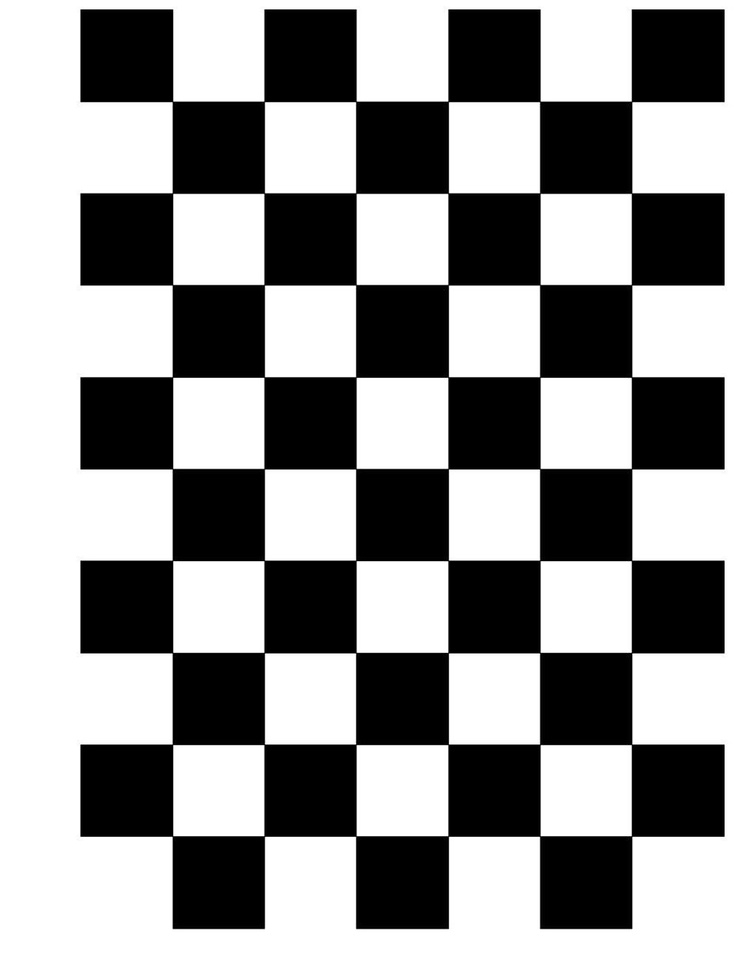
#> input picture images/fP0Im.jpg, 734 x 961 px, shrunk from 929 x 1216 before the run, found by its file name
$ python harris-corner-detection.py
#> lines starting #> are read from the running program, lines starting #| are printed output that depends on the picture; after the words box and inside, x2 and y2 are one past the last pixel; in counts of white or black regions, pixels touching at a corner belong together
### blur.py
import cv2 as cv
import numpy as np
from fractions import Fraction as frac
import copy

def blur(img):
    '''
    blurs input image

    '''

    img = copy.copy(img)

    kernel = np.ones(shape=(3,3))

    imgy, imgx = np.shape(img)

    blur_img = np.zeros(shape=(imgy, imgx))

    row, col = np.shape(kernel)

    blur = frac(1, col * row) * kernel # Blurring kernel

    for y in range(imgy - (row + 1)):
        for x in range(imgx - (col + 1)):

            blur_img[y, x] = np.sum(np.multiply(blur, img[y:y+row, x:x+col]))

    print("Done blurring")
    return blur_img

### GrassFire.py
import copy


def GrassFire(img):
    """ Only input binary images of 0 and 255 """
    mask = copy.copy(img)

    h, w = mask.shape[:2]
    h = h-1
    w = w-1

    save_array = []
    zero_array = []
    blob_array = []
    temp_cord = []

    for y in range(h):
        for x in range(w):
            if mask.item(y, x) == 0 and x <= h:
                zero_array.append(mask.item(y, x))
            elif mask.item(y, x) == 0 and x >= w:
                zero_array.append(mask.item(y, x))

    # Looping if x == 1, and some pixels has to be burned
            while mask.item(y, x) > 0 or len(save_array) > 0:
                mask.itemset((y, x), 0)
                temp_cord.append([y, x])

                if mask.item(y - 1, x) > 0:
                    if [y - 1, x] not in save_array:
                        save_array.append([y - 1, x])

                if mask.item(y, x - 1) > 0:
                    if [y, x - 1] not in save_array:
                        save_array.append([y, x - 1])

                if mask.item(y + 1, x) > 0:
                    if [y + 1, x] not in save_array:
                        save_array.append([y + 1, x])

                if mask.item(y, x + 1) > 0:
                    if [y, x + 1] not in save_array:
                        save_array.append([y, x + 1])

                if len(save_array) > 0:
                    y, x = save_array.pop()

                else:
                    blob_array.append(temp_cord)
                    temp_cord = []
                    break

    return blob_array

### harris-corner-detection.py
import cv2 as cv
import numpy as np
from matplotlib import pyplot as plt

import GrassFire as gf
import blur as bl

filename = cv.imread("/Users/madsrossen/Documents/4. Semester/Projekt/code/images/fP0Im.jpg", 0)
#> filename is the input picture: shape (961, 734); min 0, max 255, mean 146.8
img = cv.cvtColor(filename, cv.COLOR_GRAY2RGB)

# Parameters
windowSize = 3
k = 0.04 # Parameter between 0.04 - 0.06
threshold = 1000

CheckPoints = 54

# Til test af cornerbilleder set til true eller false:
test = False
# Få corner coordinate set til true eller false:
CornerCor = True

offset = int(windowSize/2)

x_size = filename.shape[1] - offset
#> x_size = 733
y_size = filename.shape[0] - offset
#> y_size = 960

nul = np.zeros((img.shape[0], img.shape[1]), np.uint8)

# mean blur
blur = bl.blur(filename)
#> after the loop in blur, `for y in range(imgy - (row + 1)):`:
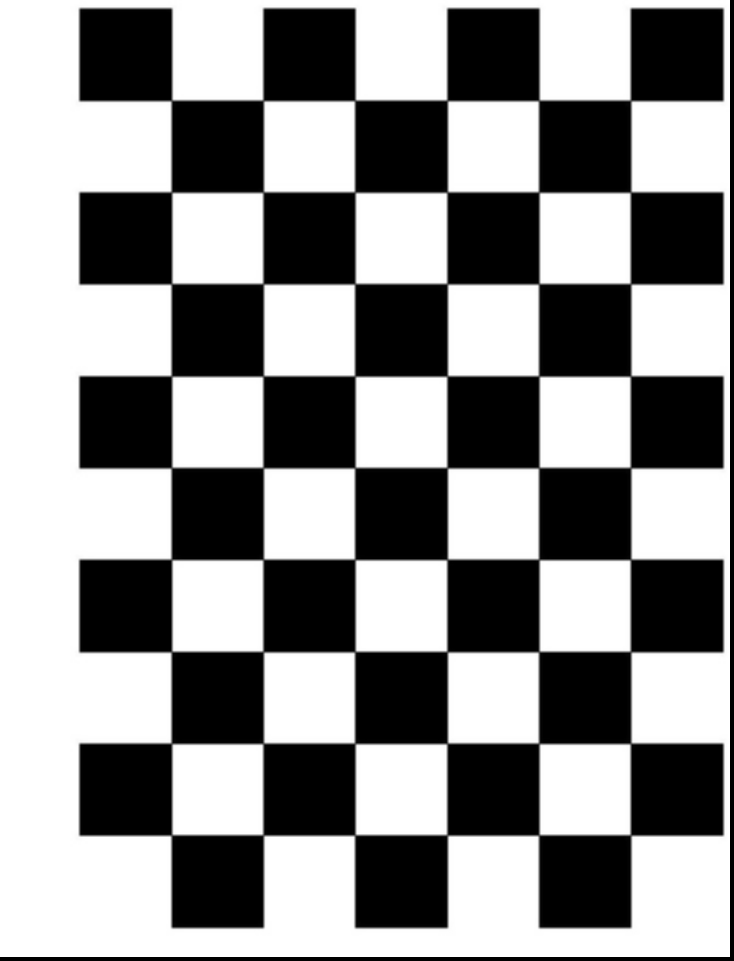
#> blur_img: shape (961, 734) float64; min 0, max 255, mean 144.4; drawn with min black and max white

# Partial differentiation hvor ** = ^2
Iy, Ix = np.gradient(blur)
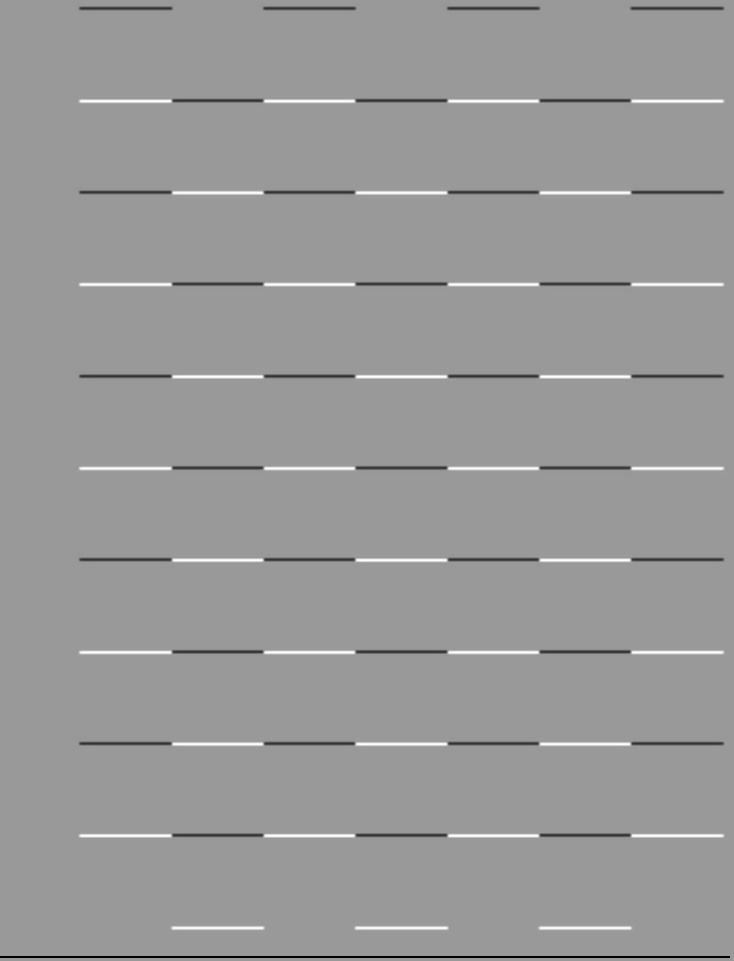
#> Iy: shape (961, 734) float64; min -127.5, max 84.67, mean -0.3; drawn with min black and max white
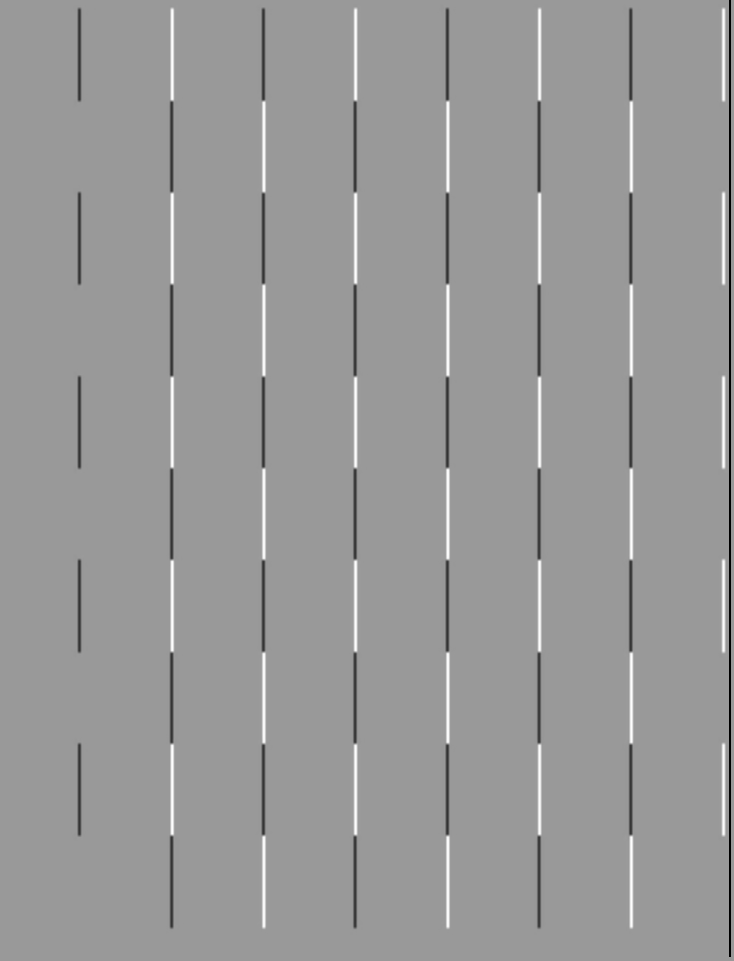
#> Ix: shape (961, 734) float64; min -127.5, max 84.67, mean -0.3; drawn with min black and max white
# Repræsentation af M matricen
Ixx = Ix**2
Ixy = Iy*Ix
Iyy = Iy**2

CornerCoordinate = []
# Fra offset til y_size og offset til x_size
print("Start running corner detection . . . ")

for y in range(offset, y_size):
    for x in range(offset, x_size):

        # Variabler for det window den kører over hver windowSize
        start_x = x - offset
        end_x = x + offset + 1
        start_y = y - offset
        end_y = y + offset + 1

        # Laver det window den køre med
        windowIxx = Ixx[start_y : end_y, start_x : end_x]
        windowIxy = Ixy[start_y : end_y, start_x : end_x]
        windowIyy = Iyy[start_y : end_y, start_x : end_x]

        # Summed af det enkelte window
        Sxx = windowIxx.sum()
        Sxy = windowIxy.sum()
        Syy = windowIyy.sum()

        # Beregner determinanten og dirgonalen(tracen) for mere info --> se Jacobian formula
        det = (Sxx * Syy) - (Sxy**2)
        trace = Sxx + Syy

        # finder r for harris corner detection equation
        r = det - k * (trace**2)

        if bool(test):
            CornerCoordinate.append([x, y, Ix[y,x], Iy[y,x], r])

        if r > threshold:
            nul.itemset((y, x), 255)
            img.itemset((y, x, 0), 0)
            img.itemset((y, x, 1), 255)
            img.itemset((y, x, 2), 0)
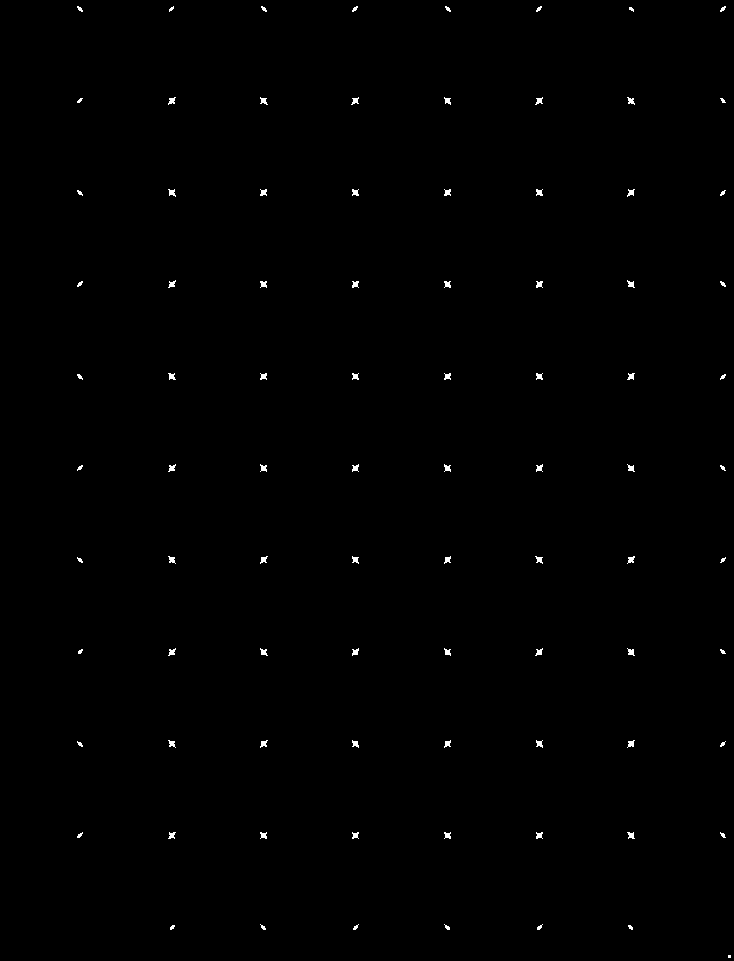
#> nul: shape (961, 734); 0.36% white; 87 white regions (24 under 20 px), largest, box (x1, y1, x2, y2) and area: (168, 97, 176, 105) 37, (168, 189, 176, 197) 37, (627, 556, 635, 564) 37
#> after the loop, CornerCoordinate = []


# Create a list of corner coordinates
if bool(CornerCor):
    print("Starting GrassFire . . .")
    Objects = gf.GrassFire(nul)
#> after the loop in GrassFire, `for y in range(h):`:
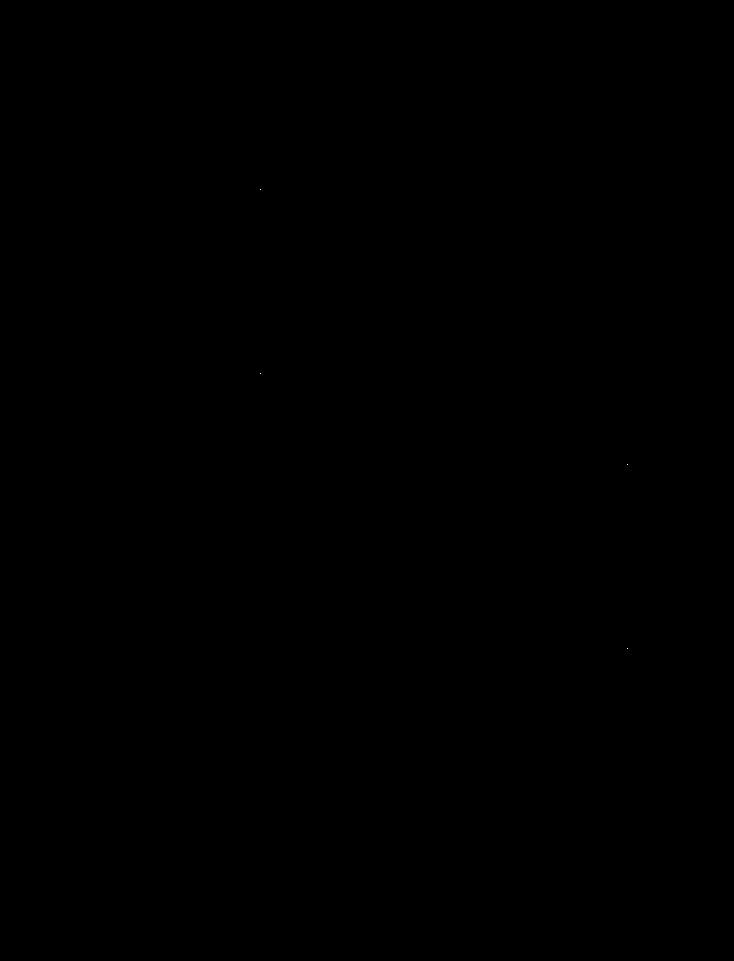
#> mask: shape (961, 734); 0% white in thin lines or dots, all inside (x1, y1, x2, y2) = (260, 189, 628, 649)
#> after the loop in GrassFire, `for y in range(h):`: blob_array = 115 items; save_array = []; zero_array = 703565 items
#> Objects = 115 items

    # Sort the list by the mass of objects
    print("Number of objects: ", len(Objects))
#| Number of objects:  115
    ObjectsH = sorted(Objects, key=len, reverse=True)
#> ObjectsH = 115 items

    CornerList = []

    # Take the 54 biggest objects and make a circle around it. 54 = number of points at the checkerboard
    for h in range(CheckPoints):
        corner = np.array(ObjectsH[h])
        y_min = min(corner[:,0])
        y_max = max(corner[:,0])
        x_min = min(corner[:,1])
        x_max = max(corner[:,1])

        # Calculate the center of mass for each object
        xbb = int((x_min + x_max)/2)
        ybb = int((y_min + y_max)/2)

        img.itemset((ybb, xbb, 0), 255)
        img.itemset((ybb, xbb, 1), 0)
        img.itemset((ybb, xbb, 2), 0)

        CornerList.append([ybb, xbb])

        # Draw a circle around the center
        cv.circle(img, (xbb, ybb), 30, (255, 0, 0), thickness = 2, lineType = cv.LINE_8)
#> this loop made 54 passes
#> (y_min, y_max, x_min, x_max, xbb, ybb) on passes 1 to 12: (97, 104, 168, 175, 171, 100), (189, 196, 168, 175, 171, 192), (97, 104, 260, 267, 263, 100), (97, 104, 351, 358, 354, 100), (97, 104, 535, 542, 538, 100), (97, 104, 627, 634, 630, 100), (189, 196, 627, 634, 630, 192), (280, 287, 627, 634, 630, 283), (373, 379, 168, 175, 171, 376), (373, 379, 627, 634, 630, 376), (464, 471, 168, 175, 171, 467), (556, 563, 535, 542, 538, 559)
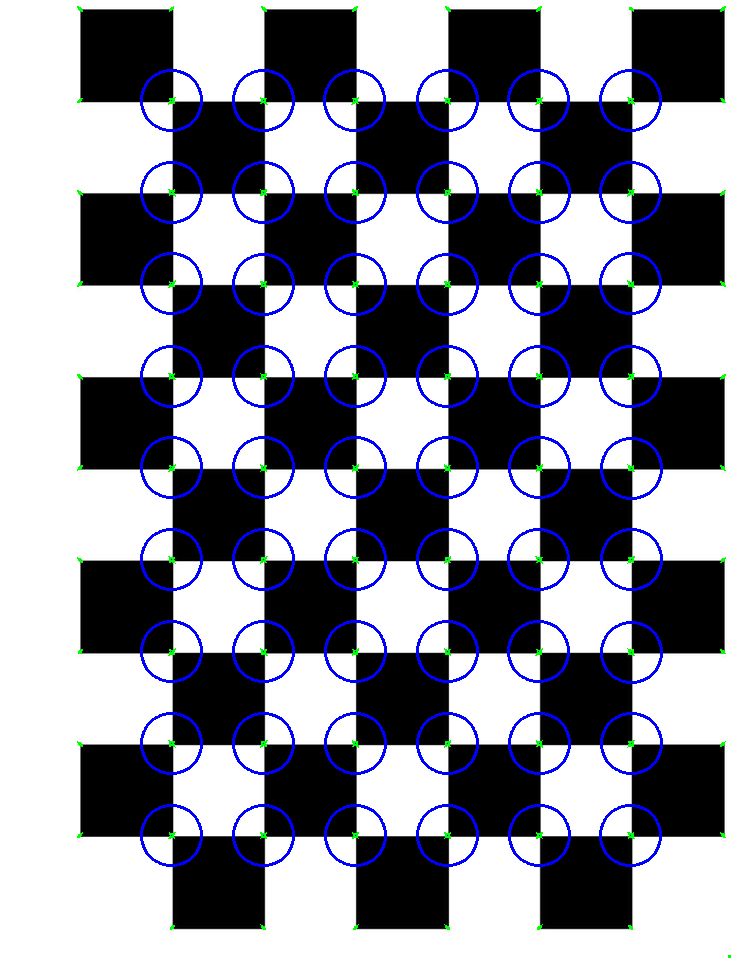
#> img: shape (961, 734, 3); mean B, G, R 151.9, 141.9, 141
#> after the loop, CornerList = 54 pairs, first value 100 to 835, second value 171 to 631

    print('Creating cornerlist file')
    CornerFileList = open('CornerFileList', 'w')
    CornerFileList.write('x, \t y \n')
    for i in range(len(CornerList)):
        CornerFileList.write(str(CornerList[i][0]) + ' , ' + str(CornerList[i][1]) + '\n')
#> this loop made 54 passes
    CornerFileList.close()

# Create a list of Response value with the corrosponding x and y coordinate
if bool(test):
    print('Creating corner file')

    CornerFile = open('CornersFoundCoordniate.txt', 'w')
    CornerFile.write('x, \t y, \t Ix, \t Iy, \t R \n')
    for i in range(len(CornerCoordinate)):
        CornerFile.write(str(CornerCoordinate[i][0]) + ' , ' + str(CornerCoordinate[i][1]) + ' , ' + str(CornerCoordinate[i][2]) + ' , ' + str(CornerCoordinate[i][3]) + ' , ' + str(CornerCoordinate[i][4]) + '\n')
    CornerFile.close()

print('Done!')

plt.subplot(2,2,1)
plt.title("Billede")
plt.imshow(img, cmap='gray')

plt.subplot(2,2,2)
plt.title("Ixx")
plt.imshow(Ixx, cmap='gray')

plt.subplot(2,2,3)
plt.title("Iyy")
plt.imshow(Iyy, cmap='gray')

plt.subplot(2,2,4)
plt.title("Nul")
plt.imshow(nul, cmap='gray')

plt.show()
#> figure, not shown here; B, G, R data is drawn as R, G, B
